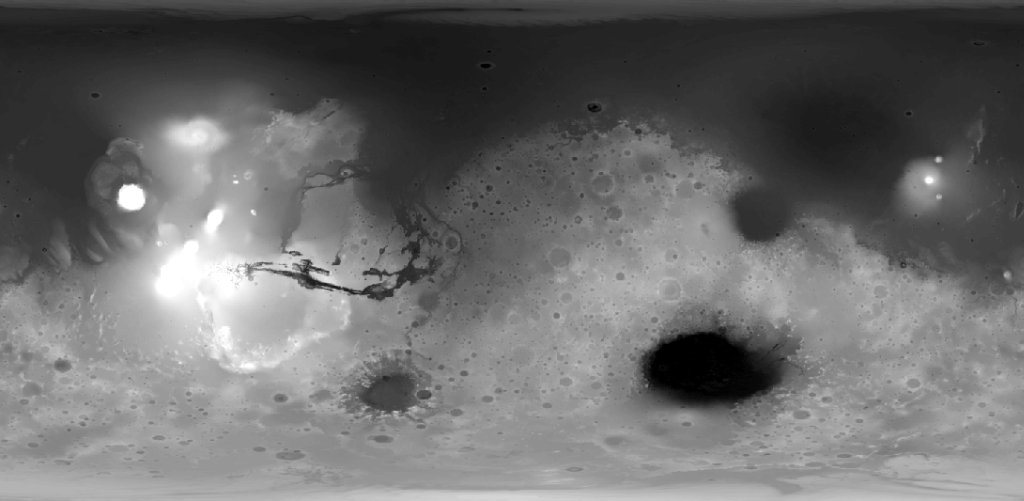
#> input picture Chapter_7/mola_1024x501.png, 1024 x 501 px
$ python Practice1_drawings_matter.py
#> lines starting #> are read from the running program, lines starting #| are printed output that depends on the picture; after the words box and inside, x2 and y2 are one past the last pixel; in counts of white or black regions, pixels touching at a corner belong together; long printed decimals are rounded
"""Select Martian landing sites based on smoothness, elevation, latitude."""

import tkinter as tk
from PIL import Image, ImageTk
import numpy as np
import cv2 as cv

# CONSTANTS: User Input:
IMG_GRAY = cv.imread('mola_1024x501.png', cv.IMREAD_GRAYSCALE)
#> IMG_GRAY is the input picture: shape (501, 1024); min 0, max 255, mean 107.8
IMG_COLOR = cv.imread('mola_color_1024x506.png')
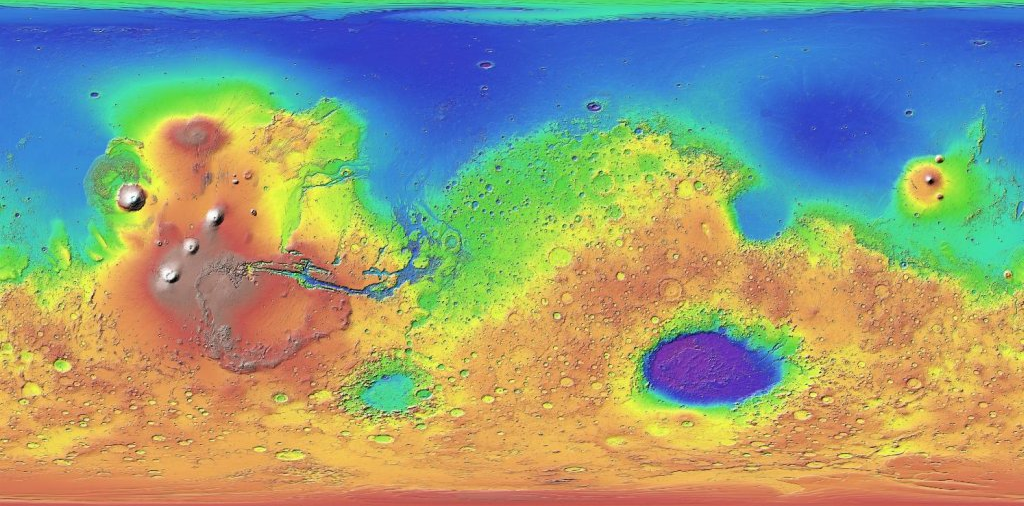
#> input picture Chapter_7/mola_color_1024x506.png, 1024 x 506 px
#> IMG_COLOR is the input picture: shape (506, 1024, 3); mean B, G, R 126.1, 155.8, 146.8
RECT_WIDTH_KM = 670  # Site rectangle width in kilometers.
RECT_HT_KM = 335  # Site rectangle height in kilometers.
MAX_ELEV_LIMIT = 55  # Intensity values (0-255).
NUM_CANDIDATES = 20  # Number of candidate landing sites to display.
MARS_CIRCUM = 21344  # Circumference in kilometers.

#------------------------------------------------------------------------------

# CONSTANTS: Derived:
IMG_HT, IMG_WIDTH = IMG_GRAY.shape
#> IMG_HT = 501; IMG_WIDTH = 1024
PIXELS_PER_KM = IMG_WIDTH / MARS_CIRCUM
#> PIXELS_PER_KM = 0.048
RECT_WIDTH = int(PIXELS_PER_KM * RECT_WIDTH_KM)
#> RECT_WIDTH = 32
RECT_HT = int(PIXELS_PER_KM * RECT_HT_KM)
#> RECT_HT = 16
LAT_30_N = int(IMG_HT / 3)
#> LAT_30_N = 167
LAT_30_S = LAT_30_N * 2
#> LAT_30_S = 334
STEP_X = int(RECT_WIDTH / 2)
#> STEP_X = 16
STEP_Y = int(RECT_HT / 2)
#> STEP_Y = 8

# Create tkinter screen and drawing canvas
screen = tk.Tk()
canvas = tk.Canvas(screen, width=IMG_WIDTH, height=IMG_HT + 130)

class Search():
    """Read image and identify landing rectangles based on input criteria."""

    def __init__(self, name):
        self.name = name
        self.rect_coords = {}
        self.rect_means = {}
        self.rect_ptps = {}
        self.rect_stds = {}
        self.ptp_filtered = []
        self.std_filtered = []
        self.high_graded_rects = []

    def run_rect_stats(self):
        """Define rectangular search areas and calculate internal stats."""
        ul_x, ul_y = 0, LAT_30_N
        lr_x, lr_y = RECT_WIDTH, LAT_30_N + RECT_HT
        rect_num = 1

        while True:
            rect_img = IMG_GRAY[ul_y : lr_y, ul_x : lr_x]
            self.rect_coords[rect_num] = [ul_x, ul_y, lr_x, lr_y]
            if np.mean(rect_img) <= MAX_ELEV_LIMIT:
                self.rect_means[rect_num] = np.mean(rect_img)
                self.rect_ptps[rect_num] = np.ptp(rect_img)
                self.rect_stds[rect_num] = np.std(rect_img)
            rect_num += 1

           # Move the rectangle.
            ul_x += STEP_X
            lr_x = ul_x + RECT_WIDTH
            if lr_x > IMG_WIDTH:
                ul_x = 0
                ul_y += STEP_Y
                lr_x = RECT_WIDTH
                lr_y += STEP_Y
            if lr_y > LAT_30_S + STEP_Y:
                break

    def sort_stats(self):
        """Sort dictionaries by values and create lists of top N keys."""
        ptp_sorted = (sorted(self.rect_ptps.items(), key=lambda x: x[1]))
        self.ptp_filtered = [x[0] for x in ptp_sorted[:NUM_CANDIDATES]]
        std_sorted = (sorted(self.rect_stds.items(), key=lambda x: x[1]))
        self.std_filtered = [x[0] for x in std_sorted[:NUM_CANDIDATES]]

        # Make list of rects where filtered std & ptp coincide.
        for rect in self.std_filtered:
            if rect in self.ptp_filtered:
                self.high_graded_rects.append(rect)

    def draw_filtered_rects(self, image, filtered_rect_list):
        """Draw rectangles in list on image and return image."""
        img_copy = image.copy()
        for k in filtered_rect_list:
            cv.rectangle(img_copy,
                         (self.rect_coords[k][0], self.rect_coords[k][1]),
                         (self.rect_coords[k][2], self.rect_coords[k][3]),
                         (255, 0, 0), 1)
            cv.putText(img_copy, str(k),
                       (self.rect_coords[k][0] + 1, self.rect_coords[k][3]- 1),
                       cv.FONT_HERSHEY_PLAIN, 0.65, (255, 0, 0), 1)

        # Draw latitude limits.
        cv.putText(img_copy, '30 N', (10, LAT_30_N - 7),
                   cv.FONT_HERSHEY_PLAIN, 1, 255)
        cv.line(img_copy, (0, LAT_30_N), (IMG_WIDTH, LAT_30_N),
                (255, 0, 0), 1)
        cv.line(img_copy, (0, LAT_30_S), (IMG_WIDTH, LAT_30_S),
                (255, 0, 0), 1)
        cv.putText(img_copy, '30 S', (10, LAT_30_S + 16),
                   cv.FONT_HERSHEY_PLAIN, 1, 255)

        return img_copy

    def make_final_display(self):
        """Use Tk to show map of final rects & printout of their statistics."""
        screen.title('Sites by MOLA Gray STD & PTP {} Rect'.format(self.name))
        # Draw the high-graded rects on the colored elevation map.
        img_color_rects = self.draw_filtered_rects(IMG_COLOR,
                                                   self.high_graded_rects)
        # Convert image from CV BGR to RGB for use with Tkinter.
        img_converted = cv.cvtColor(img_color_rects, cv.COLOR_BGR2RGB)
        img_converted = ImageTk.PhotoImage(Image.fromarray(img_converted))
        canvas.create_image(0, 0, image=img_converted, anchor=tk.NW)
        # Add stats for each rectangle at bottom of canvas.
        txt_x = 5
        txt_y = IMG_HT + 20
        for k in self.high_graded_rects:
            canvas.create_text(txt_x, txt_y, anchor='w', font=None,
                               text="rect={}  mean elev={:.1f}  std={:.2f}  ptp={}"
                               .format(k, self.rect_means[k], self.rect_stds[k],
                                       self.rect_ptps[k]))
            txt_y += 15
            if txt_y >= int(canvas.cget('height')) - 10:
                txt_x += 300
                txt_y = IMG_HT + 20
        canvas.pack()
        screen.mainloop()


def run_total_stats(image):
    """Run stats on a numpy array made from an image."""
    print('mean = {}'.format(np.mean(image)))
    print('std = {}'.format(np.std(image)))
    print('ptp = {}'.format(np.ptp(image)))
    #cv.waitKey(1000)


def main():
    app = Search('670x335 km')
    print('Original plot:')
    run_total_stats(IMG_COLOR)
#| mean = 142.914
#| std = 60.254
#| ptp = 255
    app.run_rect_stats()
#> after the loop in run_rect_stats, `while True:`: lr_y = 343; rect_num = 1261; self.rect_coords = 1260 items; self.rect_means = 59 items; ul_x = 0; ul_y = 327
    app.sort_stats()
#> in sort_stats, `ptp_sorted = (sorted(self.rect_ptps.items(), key=lambda x: x[1]))`: ptp_sorted = 59 pairs, first value 1 to 489, second value 0 to 70
#> in sort_stats, `self.ptp_filtered = [x[0] for x in ptp_sorted[:NUM_CANDIDATES]]`: self.ptp_filtered = [4, 3, 67, 130, 193, 2, 66, 256, 363, 180, 237, 300, 53, 54, 25, 116, 27, 52, 113, 115]
#> in sort_stats, `std_sorted = (sorted(self.rect_stds.items(), key=lambda x: x[1]))`: std_sorted = 59 pairs, first value 1 to 489, second value 0 to 11.3
#> in sort_stats, `self.std_filtered = [x[0] for x in std_sorted[:NUM_CANDIDATES]]`: self.std_filtered = [4, 67, 3, 25, 237, 256, 130, 66, 300, 193, 88, 151, 2, 363, 27, 299, 26, 54, 65, 55]
#> the loop in sort_stats, `for rect in self.std_filtered:` made 20 passes
#> rect on passes 1, 2, 4, 5, 6, 7, 8, 9, 10, 11, 12, 13: 4, 67, 25, 237, 256, 130, 66, 300, 193, 88, 151, 2
#> after the loop in sort_stats, `for rect in self.std_filtered:`: self.high_graded_rects = [4, 67, 3, 25, 237, 256, 130, 66, 300, 193, 2, 363, 27, 54]
    print('Top 20 landing rectangles:')
    print(app.high_graded_rects)
    print()

    #draw a line around the region
    cv.line(IMG_GRAY, (0, LAT_30_N+30), (IMG_WIDTH, LAT_30_N+30),
                (255, 0, 0), 1)
    cv.line(IMG_COLOR, (0, LAT_30_N+30), (IMG_WIDTH, LAT_30_N+30),
                (255, 0, 0), 1)
    app2 = Search('670x335 km with a line')
    print('Add a line:')
    run_total_stats(IMG_COLOR)
    app2.run_rect_stats()
    app2.sort_stats()
    print('Top 20 landing rectangles:')
    print(app2.high_graded_rects)
    app2.make_final_display() #cannot keep two tkinter windows open at the same time


if __name__ == '__main__':
    main()
#| [4, 67, 3, 25, 237, 256, 130, 66, 300, 193, 2, 363, 27, 54]
#> in main, `cv.line(IMG_GRAY, (0, LAT_30_N+30), (IMG_WIDTH, LAT_30_N+30), (255, 0,..`:
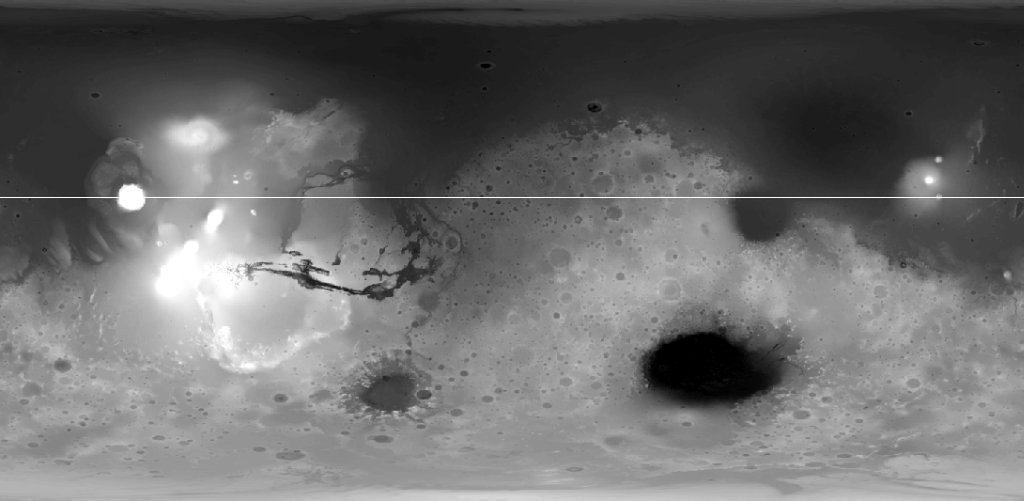
#> IMG_GRAY: shape (501, 1024); 0.2% of pixels changed, all inside (x1, y1, x2, y2) = (0, 197, 1024, 198)
#> in main, `cv.line(IMG_COLOR, (0, LAT_30_N+30), (IMG_WIDTH, LAT_30_N+30), (255, 0..`:
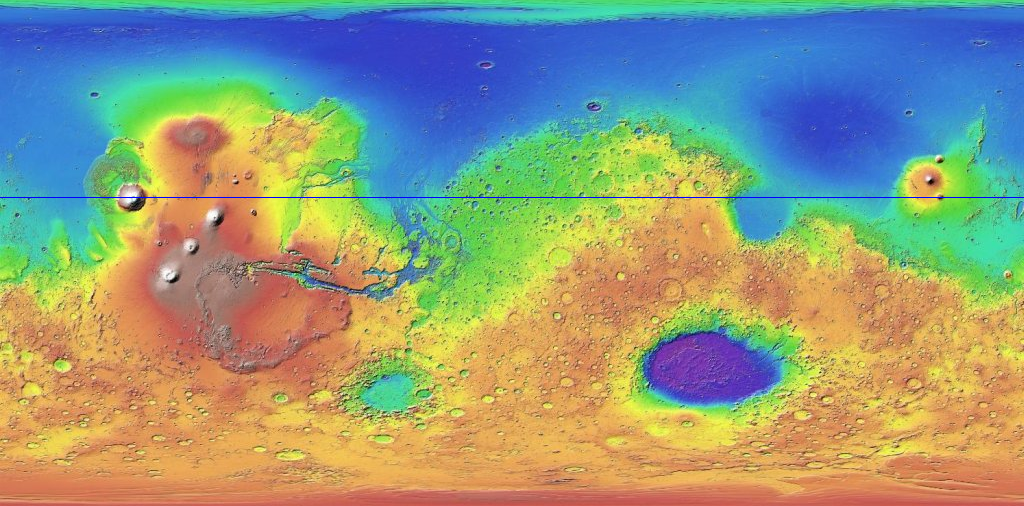
#> IMG_COLOR: shape (506, 1024, 3); 0.2% of pixels changed, all inside (x1, y1, x2, y2) = (0, 197, 1024, 198)
#| mean = 142.790
#| std = 60.483
#| ptp = 255
#> the loop in sort_stats (call 2), `for rect in self.std_filtered:` made 20 passes
#> rect on passes 1, 2, 4, 5, 6, 7, 8, 9, 10, 11, 12, 13: 4, 67, 25, 256, 66, 300, 88, 2, 363, 27, 299, 26
#| [4, 67, 3, 25, 256, 66, 300, 2, 363, 27, 26, 54, 65, 53, 112, 117]
#> the loop in draw_filtered_rects, `for k in filtered_rect_list:` made 16 passes
#> after the loop in draw_filtered_rects, `for k in filtered_rect_list:`:
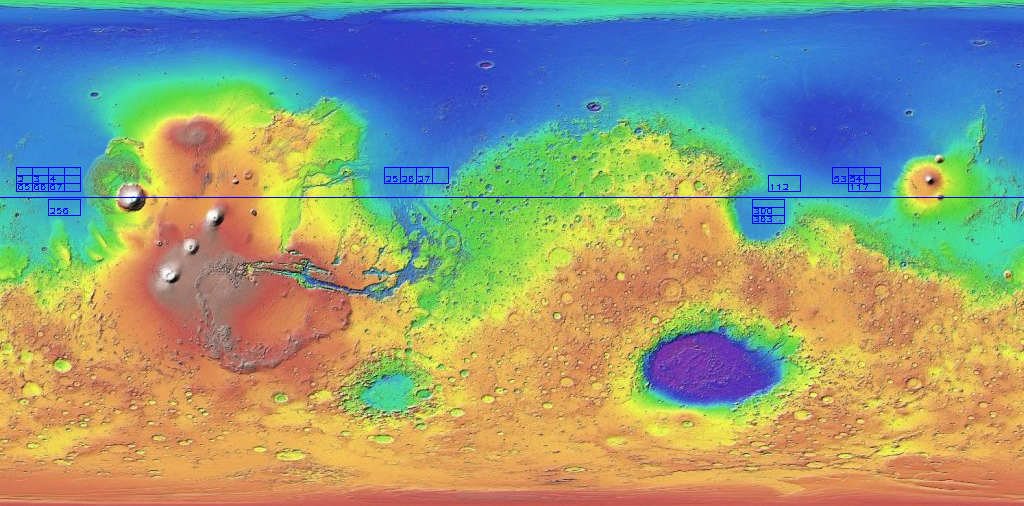
#> img_copy: shape (506, 1024, 3); 0.32% of pixels changed, all inside (x1, y1, x2, y2) = (16, 167, 881, 224)
#> in draw_filtered_rects, `cv.putText(img_copy, '30 N', (10, LAT_30_N - 7), cv.FONT_HERSHEY_PLAIN..`: img_copy: shape (506, 1024, 3); 0.01% of pixels changed, all inside (x1, y1, x2, y2) = (12, 150, 47, 160)
#> in draw_filtered_rects, `cv.line(img_copy, (0, LAT_30_S), (IMG_WIDTH, LAT_30_S), (255, 0, 0), 1)`:
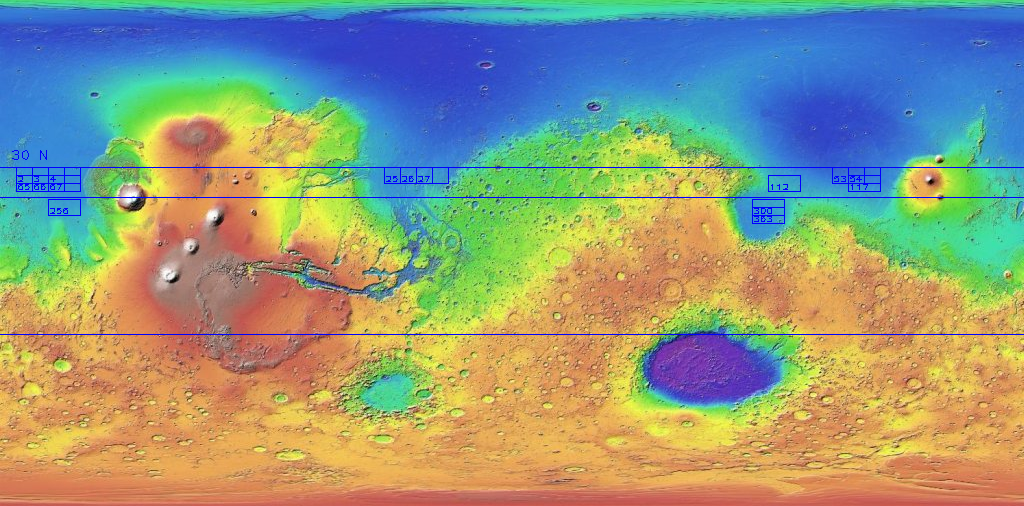
#> img_copy: shape (506, 1024, 3); mean B, G, R 127.1, 154.3, 145.8
#> in draw_filtered_rects, `cv.putText(img_copy, '30 S', (10, LAT_30_S + 16), cv.FONT_HERSHEY_PLAI..`: img_copy: shape (506, 1024, 3); 0.01% of pixels changed, all inside (x1, y1, x2, y2) = (12, 340, 47, 350)
#> the loop in make_final_display, `for k in self.high_graded_rects:` made 1 pass
#> k on pass 1: 4
#> after the loop in make_final_display, `for k in self.high_graded_rects:`: txt_x = 5; txt_y = 536
#> (the call stopped at in make_final_display, `if txt_y >= int(canvas.cget('height')) - 10:`: tkinter is not available in this run)
